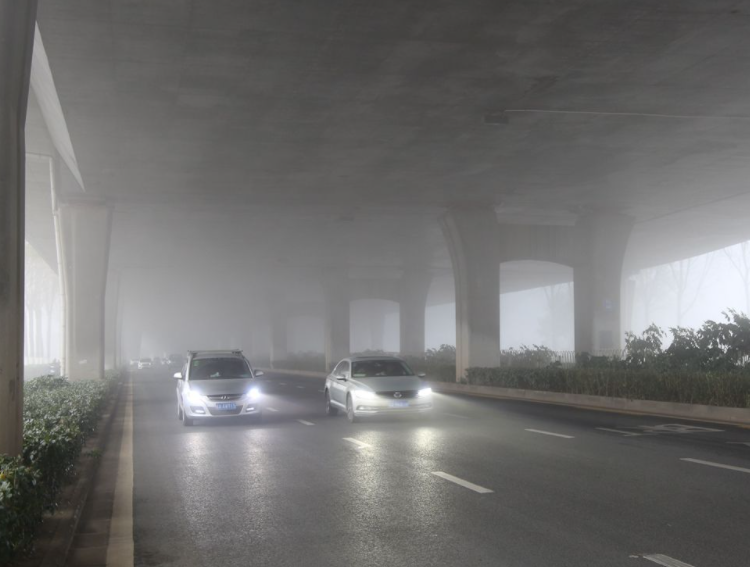
#> input picture blog47-quwu/car-01.png, 750 x 567 px
$ python blog47_quwu_01_ACE.py
#> lines starting #> are read from the running program, lines starting #| are printed output that depends on the picture
# -*- coding: utf-8 -*-
# By:Eastmount CSDN 2021-03-12
# 惨zmshy2128老师文章并修改成Python3代码
import cv2
import numpy as np
import math
import matplotlib.pyplot as plt

#线性拉伸处理
#去掉最大最小0.5%的像素值 线性拉伸至[0,1]
def stretchImage(data, s=0.005, bins = 2000):
    ht = np.histogram(data, bins);
    d = np.cumsum(ht[0])/float(data.size)
    lmin = 0; lmax=bins-1
    while lmin<bins:
        if d[lmin]>=s:
            break
        lmin+=1
    while lmax>=0:
        if d[lmax]<=1-s:
            break
        lmax-=1
    return np.clip((data-ht[1][lmin])/(ht[1][lmax]-ht[1][lmin]), 0,1)

#根据半径计算权重参数矩阵
g_para = {}
def getPara(radius = 5):
    global g_para
    m = g_para.get(radius, None)
    if m is not None:
        return m
    size = radius*2+1
    m = np.zeros((size, size))
    for h in range(-radius, radius+1):
        for w in range(-radius, radius+1):
            if h==0 and w==0:
                continue
            m[radius+h, radius+w] = 1.0/math.sqrt(h**2+w**2)
    m /= m.sum()
    g_para[radius] = m
    return m

#常规的ACE实现
def zmIce(I, ratio=4, radius=300):
    para = getPara(radius)
    height,width = I.shape
    zh = []
    zw = []
    n = 0
    while n < radius:
        zh.append(0)
        zw.append(0)
        n += 1
    for n in range(height):
        zh.append(n)
    for n in range(width):
        zw.append(n)
    n = 0
    while n < radius:
        zh.append(height-1)
        zw.append(width-1)
        n += 1
    #print(zh)
    #print(zw)

    Z = I[np.ix_(zh, zw)]
    res = np.zeros(I.shape)
    for h in range(radius*2+1):
        for w in range(radius*2+1):
            if para[h][w] == 0:
                continue
            res += (para[h][w] * np.clip((I-Z[h:h+height, w:w+width])*ratio, -1, 1))
    return res

#单通道ACE快速增强实现
def zmIceFast(I, ratio, radius):
    print(I)
    height, width = I.shape[:2]
    if min(height, width) <=2:
        return np.zeros(I.shape)+0.5
    Rs = cv2.resize(I, (int((width+1)/2), int((height+1)/2)))
    Rf = zmIceFast(Rs, ratio, radius)             #递归调用
    Rf = cv2.resize(Rf, (width, height))
    Rs = cv2.resize(Rs, (width, height))

    return Rf+zmIce(I,ratio, radius)-zmIce(Rs,ratio,radius)

#rgb三通道分别增强 ratio是对比度增强因子 radius是卷积模板半径
def zmIceColor(I, ratio=4, radius=3):
    res = np.zeros(I.shape)
    for k in range(3):
        res[:,:,k] = stretchImage(zmIceFast(I[:,:,k], ratio, radius))
    return res

#主函数
if __name__ == '__main__':
    img = cv2.imread('car-01.png')
#> img is the input picture: shape (567, 750, 3); mean B, G, R 110.4, 111.3, 111.9
    res = zmIceColor(img/255.0)*255
#> the loop in zmIceColor, `for k in range(3):` made 3 passes
#> (printed output is left out)
#> pass 1, in zmIceFast (call 3), `Rs = cv2.resize(I, (int((width+1)/2), int((height+1)/2)))`:
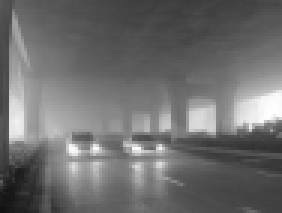
#> Rs: shape (71, 94) float64 (shown 3 times larger); min 0.0723, max 0.999, mean 0.433
#> pass 1, in zmIceFast (call 4), `Rs = cv2.resize(I, (int((width+1)/2), int((height+1)/2)))`:
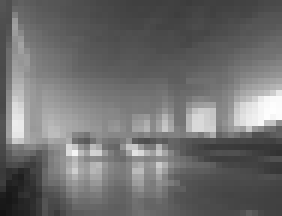
#> Rs: shape (36, 47) float64 (shown 6 times larger); min 0.0761, max 0.997, mean 0.433
#> after the loop in zmIceColor, `for k in range(3):`:
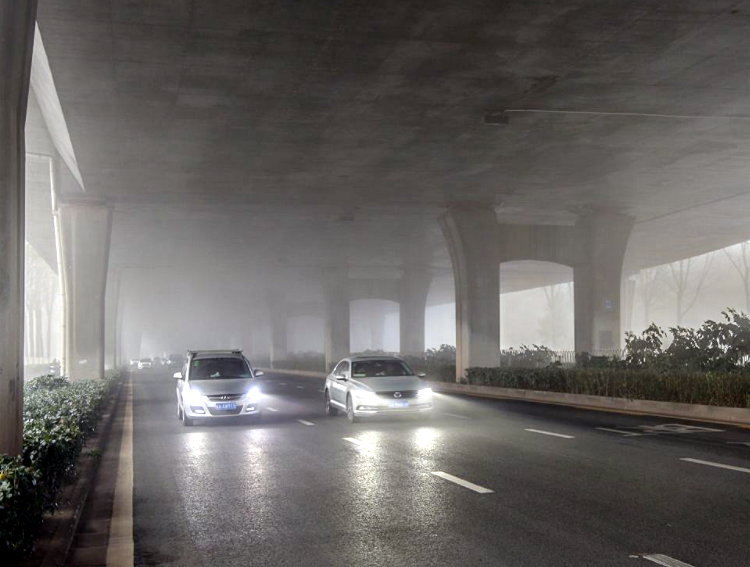
#> res: shape (567, 750, 3) float64; mean of channels 0, 1, 2 0.391, 0.399, 0.412; drawn as B, G, R
    cv2.imwrite('car-02-Ice.jpg', res)

$ run again, with blog47-quwu/car-02.png copied over blog47-quwu/car-01.png
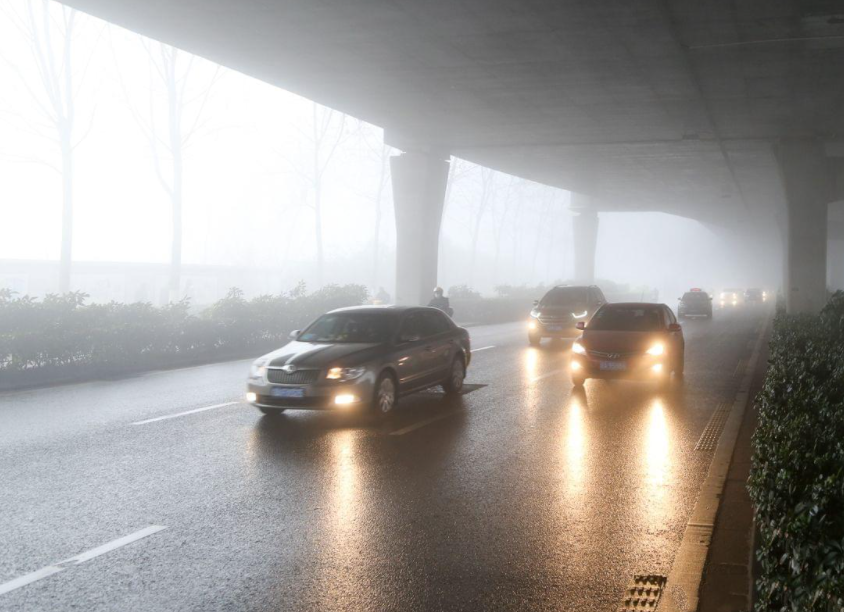
#> input picture blog47-quwu/car-02.png, 844 x 612 px
#> img is the input picture: shape (612, 844, 3); mean B, G, R 155, 158.4, 162.4
#> the loop in zmIceColor, `for k in range(3):` made 3 passes
#> (printed output is left out)
#> pass 1, in zmIceFast (call 4), `Rs = cv2.resize(I, (int((width+1)/2), int((height+1)/2)))`:
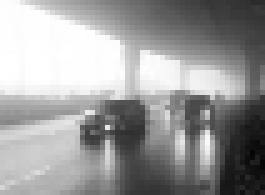
#> Rs: shape (39, 53) float64 (shown 5 times larger); min 0.0199, max 1, mean 0.608
#> after the loop in zmIceColor, `for k in range(3):`:
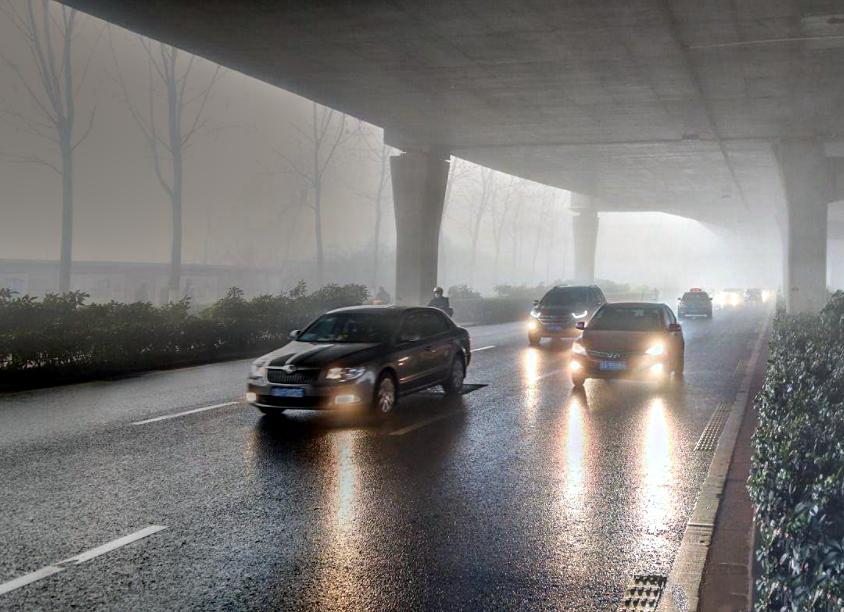
#> res: shape (612, 844, 3) float64; mean of channels 0, 1, 2 0.459, 0.467, 0.477; drawn as B, G, R

$ run again, with blog47-quwu/fj-02.png copied over blog47-quwu/car-01.png
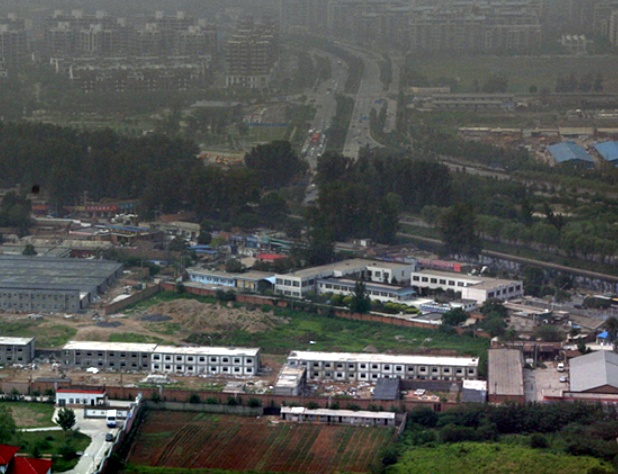
#> input picture blog47-quwu/fj-02.png, 618 x 474 px
#> img is the input picture: shape (474, 618, 3); mean B, G, R 81.2, 84.3, 82.7
#> the loop in zmIceColor, `for k in range(3):` made 3 passes
#> (printed output is left out)
#> pass 1, in zmIceFast (call 4), `Rs = cv2.resize(I, (int((width+1)/2), int((height+1)/2)))`:
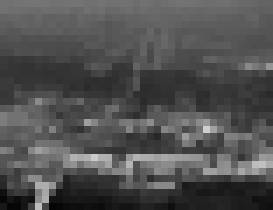
#> Rs: shape (30, 39) float64 (shown 7 times larger); min 0.0228, max 0.812, mean 0.318
#> after the loop in zmIceColor, `for k in range(3):`:
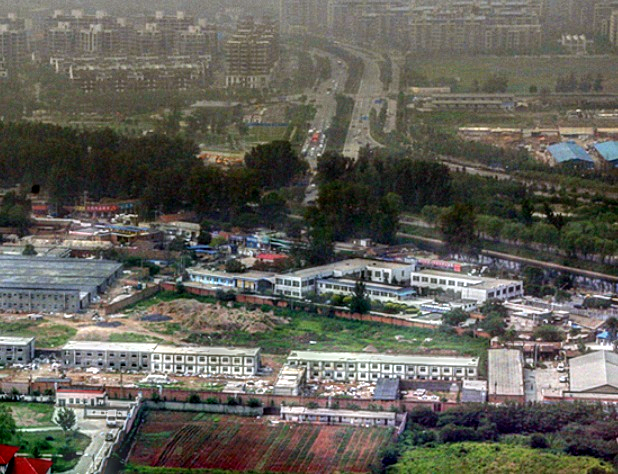
#> res: shape (474, 618, 3) float64; mean of channels 0, 1, 2 0.349, 0.381, 0.387; drawn as B, G, R
